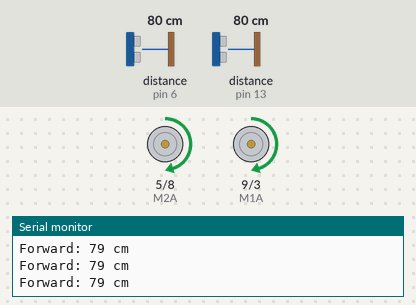
Bench run of a sketch on a simulated Arduino Uno, built with avr-gcc and run on an emulated ATmega328P. Parts: motor-driver pin pairs drawn as motors (green arrow = first pin HIGH = forward, orange = second pin HIGH = backward, longer = more drive), the last lines printed to the serial monitor. Wiring (inferred from the names in the program): ultrasonic range finder: trigger pin 2; echo pin 6. The inputs (shaded band) are chosen by the test bench; at power-on: distance to the obstacle (sensors on pin 6, pin 13) 80 cm. The echo pulse lasts 58.3 µs per cm.

Above: at 2.2 s.
2.3 s: distance to the obstacle (sensor on pin 6) set to 2 cm
At 2.8 s:
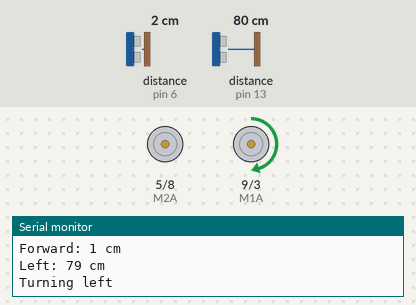
5.3 s: distance to the obstacle (sensor on pin 13) set to 35 cm
8.3 s: distance to the obstacle (sensor on pin 13) set to 28 cm
At 8.8 s:
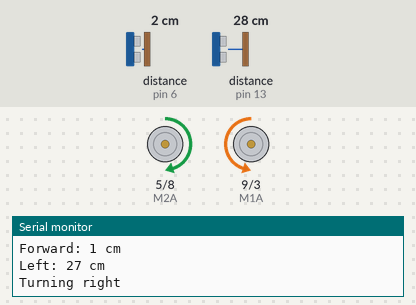
11.3 s: distance to the obstacle (sensor on pin 6) set to 35 cm
At 12.7 s:
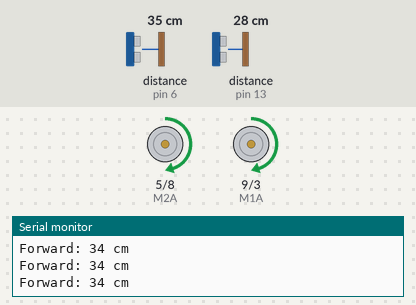
14.3 s: distance to the obstacle (sensor on pin 6) set to 4 cm
At 14.8 s:
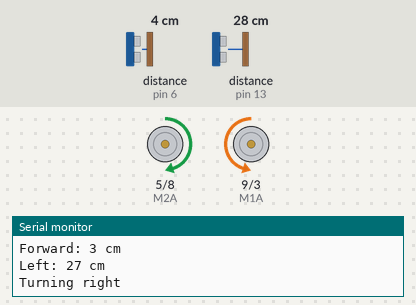
17.3 s: distance to the obstacle (sensor on pin 6) set to 299 cm
Timing chart, 0 to 19.8 s (numbered marks = the images above; inputs shaded):
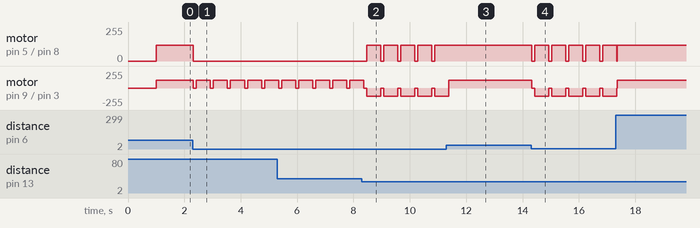

Measured:
- the behaviour switches between 32 and 31 cm on distance to the obstacle (sensor on pin 13) (found by bisection; images 1 and 2)
- after the input at 2.3 s, motor on pin 5 (M2A) / pin 8 (M2B): forward 120/255 → stopped at once; motor on pin 9 (M1A) / pin 3 (M1B): alternates forward 120/255 for 0.50 s and stopped for 0.11 s, starting at once
- after the input at 8.3 s, motor on pin 5 (M2A) / pin 8 (M2B): alternates forward 120/255 for 0.50 s and stopped for 0.10 s, starting after 0.17 s
- after the input at 11.3 s, motor on pin 5 (M2A) / pin 8 (M2B): stops changing and stays forward 120/255
- after the input at 14.3 s, motor on pin 5 (M2A) / pin 8 (M2B): alternates forward 120/255 for 0.50 s and stopped for 0.10 s, starting at once; motor on pin 9 (M1A) / pin 3 (M1B): alternates backward 120/255 for 0.50 s and stopped for 0.10 s, starting at once

The sketch:

RoverTestV2.ino
```cpp
/*
  Obstacle-Avoiding Rover (MDD3A driver)
  ---------------------------------------
  Algorithm:
    - Nothing ahead        -> go straight
    - Something ahead:
        - Left is clear    -> turn left
        - Left is blocked  -> turn right

  Wiring:
  3x Ultrasonic sensors GND -> Negative rail
  3x Ultrasonic sensors VCC -> Breadboard 5V (from Arduino 5V)

  Trig Right  (green) -> 10   Echo Right  -> 11
  Trig Middle (blue)  -> 2    Echo Middle -> 6
  Trig Left   (black) -> 12   Echo Left   -> 13

  MDD3A "2 PWM Input" mode:
  Motor 1 (assumed right side): M1A -> 9, M1B -> 3
  Motor 2 (assumed left side):  M2A -> 5, M2B -> 8

  If left/right or forward/backward come out reversed once running,
  swap the two pins for that motor, or swap turnLeft()/turnRight().
*/

// ---------------------------------------------------------------
// PIN DEFINITIONS
// ---------------------------------------------------------------

// Motor 1 (right side)
const int M1A = 9;
const int M1B = 3;

// Motor 2 (left side)
const int M2A = 5;
const int M2B = 8;

// Ultrasonic sensors
const int TRIG_MID   = 2;
const int ECHO_MID   = 6;
const int TRIG_RIGHT = 10;
const int ECHO_RIGHT = 11;
const int TRIG_LEFT  = 12;
const int ECHO_LEFT  = 13;

// ---------------------------------------------------------------
// TUNING CONSTANTS
// ---------------------------------------------------------------

const int DRIVE_SPEED = 120;   // 0-255
const int TURN_SPEED  = 120;   // 0-255

const int OBSTACLE_DISTANCE_CM = 30;   // trigger avoidance below this
const unsigned long TURN_TIME_MS = 500;

// =================================================================
// PART 1: CAR MOVEMENT (MDD3A - 2 PWM Input mode)
// =================================================================

void stopMotors() {
  analogWrite(M1A, 0);
  analogWrite(M1B, 0);
  analogWrite(M2A, 0);
  analogWrite(M2B, 0);
}

void moveForward(int speed) {
  analogWrite(M1A, speed);
  analogWrite(M1B, 0);
  analogWrite(M2A, speed);
  analogWrite(M2B, 0);
}

void moveBackward(int speed) {
  analogWrite(M1A, 0);
  analogWrite(M1B, speed);
  analogWrite(M2A, 0);
  analogWrite(M2B, speed);
}

void turnLeft(int speed) {
  analogWrite(M1A, speed);  // right side forward
  analogWrite(M1B, 0);
  analogWrite(M2A, 0);      // left side reverse
  analogWrite(M2B, speed);
}

void turnRight(int speed) {
  analogWrite(M1A, 0);      // right side reverse
  analogWrite(M1B, speed);
  analogWrite(M2A, speed);  // left side forward
  analogWrite(M2B, 0);
}

void setupMotors() {
  pinMode(M1A, OUTPUT);
  pinMode(M1B, OUTPUT);
  pinMode(M2A, OUTPUT);
  pinMode(M2B, OUTPUT);
  stopMotors();
}

// =================================================================
// PART 2: OBSTACLE AVOIDANCE
// =================================================================

void setupUltrasonic() {
  pinMode(TRIG_MID, OUTPUT);
  pinMode(ECHO_MID, INPUT);
  pinMode(TRIG_RIGHT, OUTPUT);
  pinMode(ECHO_RIGHT, INPUT);
  pinMode(TRIG_LEFT, OUTPUT);
  pinMode(ECHO_LEFT, INPUT);
}

// Returns distance in cm, or 400 (treated as "clear") if no echo received.
long readDistanceCM(int trigPin, int echoPin) {
  digitalWrite(trigPin, LOW);
  delayMicroseconds(2);
  digitalWrite(trigPin, HIGH);
  delayMicroseconds(10);
  digitalWrite(trigPin, LOW);

  long duration = pulseIn(echoPin, HIGH, 30000); // 30ms timeout ~5m range

  if (duration == 0) {
    return 400;
  }

  return duration * 0.0343 / 2;
}

long getMiddleDistance() { return readDistanceCM(TRIG_MID, ECHO_MID); }
long getRightDistance()  { return readDistanceCM(TRIG_RIGHT, ECHO_RIGHT); }
long getLeftDistance()   { return readDistanceCM(TRIG_LEFT, ECHO_LEFT); }

void avoidObstacle() {
  stopMotors();
  delay(100);

  long leftDist = getLeftDistance();

  Serial.print("Left: ");
  Serial.print(leftDist);
  Serial.println(" cm");

  if (leftDist > OBSTACLE_DISTANCE_CM) {
    Serial.println("Turning left");
    turnLeft(TURN_SPEED);
  } else {
    Serial.println("Turning right");
    turnRight(TURN_SPEED);
  }

  delay(TURN_TIME_MS);
  stopMotors();
}

void setup() {
  Serial.begin(9600);
  setupMotors();
  setupUltrasonic();
  delay(1000); // let sensors settle
}

void loop() {
  long midDist = getMiddleDistance();

  Serial.print("Forward: ");
  Serial.print(midDist);
  Serial.println(" cm");

  if (midDist < OBSTACLE_DISTANCE_CM) {
    avoidObstacle();
  } else {
    moveForward(DRIVE_SPEED);
  }
}
```
